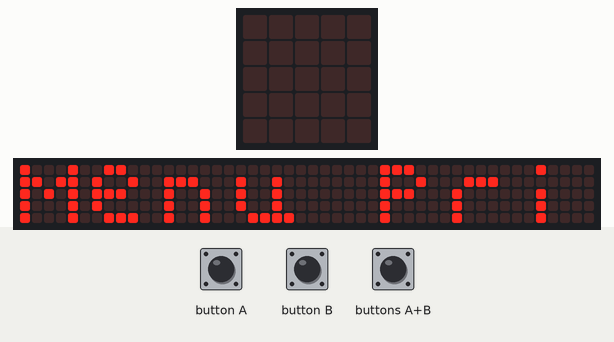
This program was run on a simulated BBC micro:bit (MakeCode). Parts: the board's 5×5 LED display, a strip that is not on the board, showing the scrolling text unrolled. The test bench sets the inputs (shaded band). The 48×5 strip is a reading aid, not a part: it shows the text the display is scrolling, unrolled, one strip-width of it at a time.

Above: at 0.07 s.
At 4.7 s:
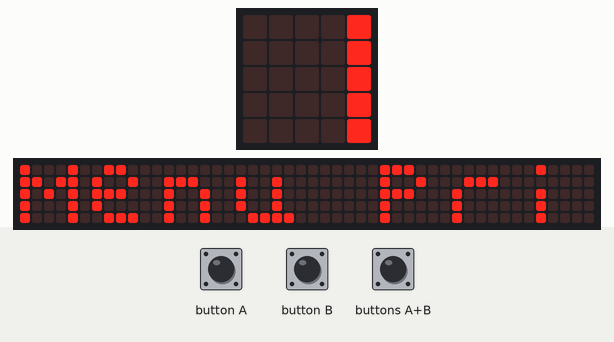
4.8 s: button B pressed for 0.15 s
At 13.91 s:
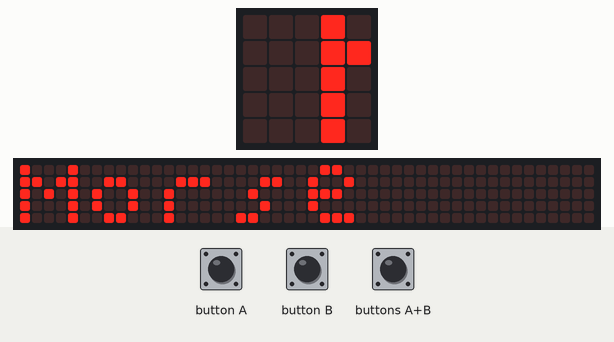

Measured:
- after the input at 4.8 s, the display: first differs from a run without the input after 8.7 s (image 2 shows a later state)

The program:

main.ts
```typescript
input.onButtonPressed(Button.A, function () {
    if (Menu_2 == false) {
        Menu_1 = 1
    } else {
        opcion_a = 1
    }
})
input.onButtonPressed(Button.AB, function () {
    Menu_1 = 0
    Menu_2 = false
    opcion_m = 0
    opcion_a = 0
})
input.onButtonPressed(Button.B, function () {
    if (Menu_2 == false) {
        Menu_1 = 2
    } else {
        opcion_m = 1
    }
})
let opcion_m = 0
let opcion_a = 0
let Menu_2 = false
let Menu_1 = 0
Menu_1 = 0
Menu_2 = false
basic.forever(function () {
    if (Menu_2 == false) {
        if (Menu_1 == 1) {
            basic.showString("Alfabeto")
            Menu_2 = true
        } else if (Menu_1 == 2) {
            basic.showString("Morse")
            Menu_2 = true
        } else {
            basic.showString("Menu Principal")
            Menu_2 = false
        }
    } else {
        if (opcion_a == 1) {
            basic.showString("[Opciones A]")
        } else if (opcion_m == 1) {
            basic.showString("[Opciones m]")
        }
    }
})
```

test.ts
```typescript
// aquí va el archivo "tests"; esto no se compilará cuando este paquete se utilice como una extensión.
```
